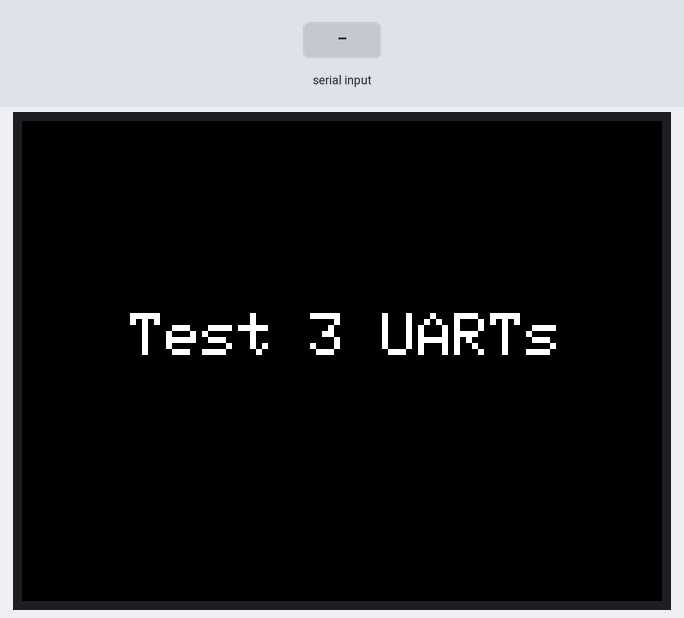
Recording of a sketch running on a simulated ESP32. On the bench: 320×240 colour display. The inputs (shaded band) are chosen by the test bench. What the sketch prints to the serial monitor is not drawn.

Above: at 1.3 s.
1.4 s: "1" received over Serial
At 2.6 s:
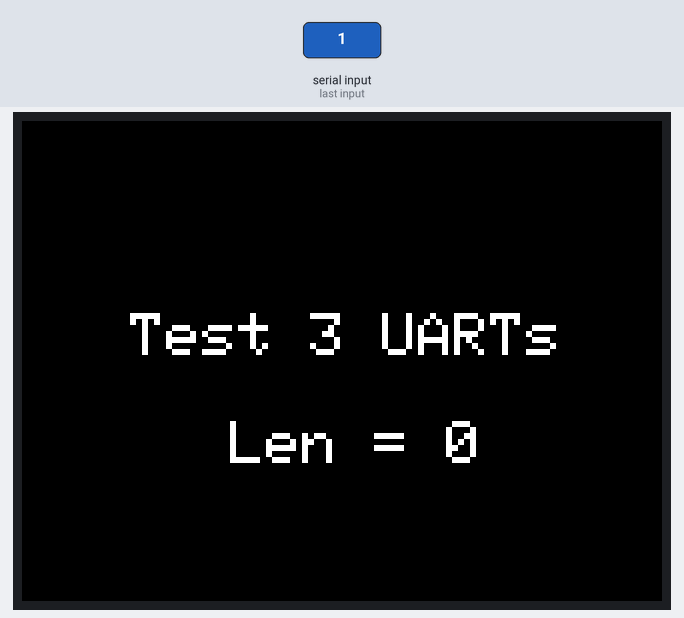
2.9 s: "1" received over the second serial link
Timing chart, 0 to 5.9 s (numbered marks = the images above; inputs shaded):
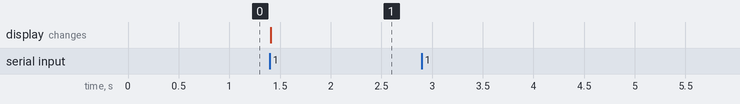

The sketch:

Ejerc_3.ino
```cpp
/* CLASE UART Ejem_3*/

#include <M5Stack.h>
#include "driver/uart.h"

#define TX0_pin  1
#define RX0_pin  3
#define TX1_pin  21
#define RX1_pin  -1
#define TX2_pin  -1
#define RX2_pin  22

#define BUF_SIZE (1024)


void setup() {
  // página 21 del UART.pdf.
  // Las funciones de configuración e instalación (uart_param_config, uart_set_pin, uart_driver_install)
  // y las de comunicación (uart_read_bytes, uart_write_bytes) se detallan en las páginas 14-15 del PDF.

  M5.begin(1,0,0,1);
  M5.Lcd.setTextSize(3);
  M5.Lcd.printf("\n\n\n\n");
  M5.Lcd.printf("   Test 3 UARTs\r\n");
  Serial.end(); // Desabilita la UART0

// Inincializacion UARTS
//  uart_config_t uart_config;
//  uart_config.baud_rate = 115200;
//  uart_config.data_bits = UART_DATA_8_BITS;
//  uart_config.parity = UART_PARITY_DISABLE;
//  uart_config.stop_bits = UART_STOP_BITS_1;
//  uart_config.flow_ctrl = UART_HW_FLOWCTRL_DISABLE;
//  uart_config.rx_flow_ctrl_thresh = 120;

    uart_config_t uart_config = {
        .baud_rate = 115200,
        .data_bits = UART_DATA_8_BITS,
        .parity = UART_PARITY_DISABLE,
        .stop_bits = UART_STOP_BITS_1,
        .flow_ctrl = UART_HW_FLOWCTRL_DISABLE
    };

  //uart_param_config(uart_port_t uart_num, const uart_config_t *uart_config);
  uart_param_config(UART_NUM_0, &uart_config);
  uart_param_config(UART_NUM_1, &uart_config);
  uart_param_config(UART_NUM_2, &uart_config);

  //uart_set_pin(uart_port_t uart_num, int tx_io_num, int rx_io_num, int rts_io_num, int cts_io_num);
  uart_set_pin(UART_NUM_0, TX0_pin, RX0_pin, UART_PIN_NO_CHANGE, UART_PIN_NO_CHANGE);
  uart_set_pin(UART_NUM_1, TX1_pin, RX1_pin, UART_PIN_NO_CHANGE, UART_PIN_NO_CHANGE);
  uart_set_pin(UART_NUM_2, TX2_pin, RX2_pin, UART_PIN_NO_CHANGE, UART_PIN_NO_CHANGE);

  // uart_driver_install(uart_port_t uart_num, int rx_buffer_size, int tx_buffer_size,
  // int queue_size, QueueHandle_t* uart_queue, int intr_alloc_flags);
  uart_driver_install(UART_NUM_0, BUF_SIZE, 0, 0, NULL, 0);
  uart_driver_install(UART_NUM_1, BUF_SIZE, 0, 0, NULL, 0);
  uart_driver_install(UART_NUM_2, BUF_SIZE, 0, 0, NULL, 0);

  uart_write_bytes(UART_NUM_0, "***************\r\n", 17);
  uart_write_bytes(UART_NUM_0, "Prueba 3 UARTs \r\n", 17);
  uart_write_bytes(UART_NUM_0, "***************\r\n", 17);
}


  //uint8_t * datos = (uint8_t*) malloc(BUF_SIZE);
  uint8_t datos[BUF_SIZE];
  int len;

  void loop() {
     len = uart_read_bytes(UART_NUM_0, datos, BUF_SIZE, 20 / portTICK_RATE_MS);
     if (len>0){
       M5.Lcd.setCursor(50,150);
       M5.Lcd.printf("   Len = ");
       M5.Lcd.print(len-1);
     }
     uart_write_bytes(UART_NUM_1, (const char*) datos, len);
     len = uart_read_bytes(UART_NUM_2, datos, BUF_SIZE, 20 / portTICK_RATE_MS);
     uart_write_bytes(UART_NUM_0, (const char*) datos, len);
   }
```

Measured:
- after the input at 1.4 s, the display: changes at once (image 1)
- after the input at 2.9 s, every drawn part: stays the same
